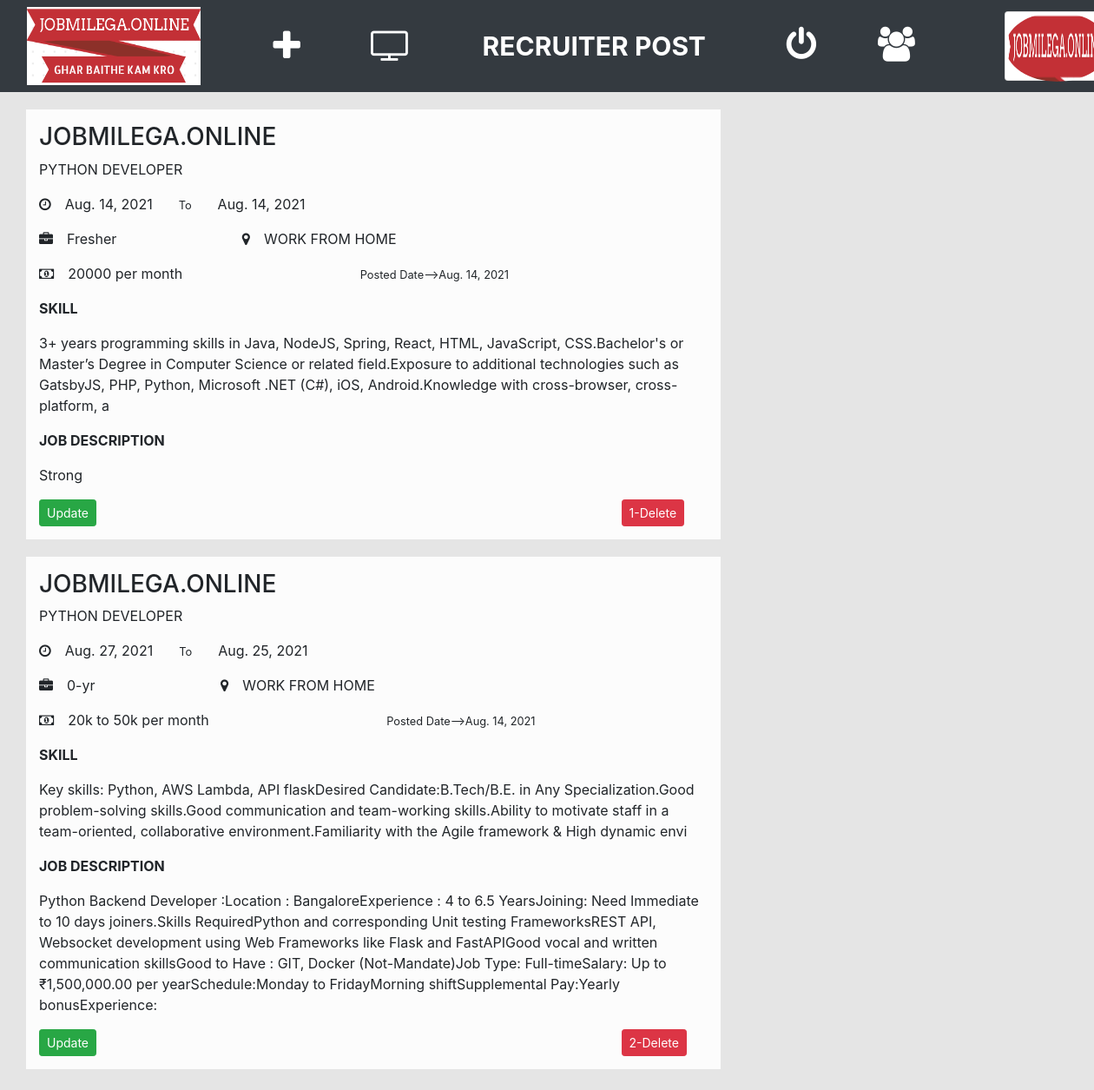
/recruitermainpage (signed in), run on the app's committed database.
### job/models.py (models this page shows, shortened)
class Recruiter(models.Model):
    user = models.ForeignKey(User,on_delete=models.CASCADE)
    mobile = models.CharField(max_length=10,null=True)
    image = models.FileField(null=True)
    gender = models.CharField(max_length=10,null=True)
    company = models.CharField(max_length=50,null=True)
    status = models.CharField(max_length=20,null=True)
    type = models.CharField(max_length=10,null=True)

class Job(models.Model):
    recruiter = models.ForeignKey(Recruiter,on_delete=models.CASCADE,null=True,blank=True)
    start_date = models.DateField()
    end_date = models.DateField()
    salary = models.CharField(max_length=10,null=True)
    permonth = models.CharField(max_length=10)
    title = models.CharField(max_length=100)
    description = models.CharField(max_length=500)
    experience = models.CharField(max_length=10)
    location = models.CharField(max_length=15)
    skill = models.CharField(max_length=300,null=True)
    creationdate = models.DateField()
    company = models.CharField(max_length=50)
    paid = models.CharField(max_length=10,null=True,blank=True)

### job/views.py (the view)
# urls.py: path('recruitermainpage', views.recruitermainpage, name='recruitermainpage'),
def recruitermainpage(request):
    if not request.user.is_authenticated:
        return redirect('login')
    user = request.user
    recruiter = Recruiter.objects.get(user=user)
    data=Job.objects.filter(recruiter=recruiter)
    d={'data': data,'recruiter':recruiter}
    return render(request,'recruitermainpage.html',d)

### job/templates/recruitermainpage.html (shortened to what this page needs)
{% load static %}
<head>
    {% load static %}
  <link rel="stylesheet" href="https://maxcdn.bootstrapcdn.com/bootstrap/4.5.2/css/bootstrap.min.css">
<link rel="stylesheet" href="https://cdnjs.cloudflare.com/ajax/libs/font-awesome/4.7.0/css/font-awesome.min.css">
</head>
<body>
<nav class="navbar navbar-expand-sm bg-dark navbar-dark">
    <div class="col-sm-1 mt-0 " style="padding-right : 20% ">
        <a href="{% url 'latestjobpageforrecruiter'%}"  ><img src="static/images/LOGO.PNG" alt="jobmilega.online" style="width:200px; height:90px"></a>
        </div>
<ul class="navbar-nav">
     <li class="nav-item" style="font-size:40px ; margin-left:30px" >
     <a class="nav-link active" href=" {% url 'addjob'%}" data-toggle="tooltip" data-placement="bottom" title="Add Job"><i class="fa fa-plus"></i></a>
    </li>
      <li class="nav-item" style="margin-left:65px">
              <a class="nav-link active" href=" {% url 'video'%}"data-toggle="tooltip" data-placement="bottom" title="Video"><i class="fa fa-tv mr-0" style="font-size:40px;"></i></a>
    </li>
 </ul>
       <div class="col-sm-3 mt-0 text-center" style="margin-left:50px" >
              <span style="font-weight:bold ; font-size:30px">
                  <span style="color: White">RECRUITER</span>
                  <span style="color: White">POST</span>
              </span>
        </div>
<ul class="navbar-nav">
    <li class="nav-item" style="font-size:40px; margin-left:405px; margin-left:60px;margin-top:10px ">
      <a class="nav-link active" href="{% url 'Logout'%}" data-toggle="tooltip" data-placement="bottom" title="Logout"><i class="fa fa-power-off mr-0 " style="font-size:40px"></i></a>
    </li>
      <li class="nav-item" style="font-size:40px ; margin-left:55px;margin-top:10px">
      <a class="nav-link active" href="{% url 'recruiterstatusbar' %}" data-toggle="tooltip" data-placement="bottom" title="Status of Applied Candidates"><i class="fa fa-users mr-0 " style="font-size:40px; color: white"></i></a>
    </li>
    <div class="card" style="width:120px ; height:80px ; margin-left:95px">
      <img class="card-img-top" style="width:119px; height:80px ; margin-top:0 ;border-radius:50%" src="{{recruiter.image.url}}" alt="Card image">
        <div class="card-body" >
       </div>
    </div>
</ul>
</nav>
</body>
{% for i in data %}
<head>
  </head>
<div class="container" style="width:800px;background-color:rgb(255,255,255,0.9);margin-left: 30px;margin-top: 20px;box-shadow: 0px 0px;  height: auto;padding: 15px;">
                      <h3> {{ i.company}}</h3>
                      <p> {{ i.title}}</p>
                      <p><i class="fa fa-clock-o mr-3 "></i>{{ i.start_date}}<small class="akash" style="margin-left:30px">To</small>{{ i.end_date}}</p>
                      <p><i class="fa fa-briefcase mr-3 "></i>{{ i.experience}} <i class="fa fa-map-marker mr-3 "></i>{{ i.location}}</p>
                      <p> <i class="fa fa-money mr-3 " ></i>{{ i.salary }} {{ i.permonth }} <small class="akash" style="margin-left:200px">Posted Date--></small><small>{{ i.creationdate}}</small></p>
                      <b class="akash">SKILL</b><p>{{ i.skill|linebreaks}} </p>
                      <b class="akash">JOB DESCRIPTION</b><p>{{ i.description|linebreaks}}</p>
                      <a href="{% url 'updatepost' i.id %}" class="btn btn-success btn-sm">Update</a>
                      <a href="{% url 'delete_post' i.id %}" class="btn btn-danger btn-sm" style="margin-left:600px" onclick="return confirm('Are you sure?')"><td>{{ forloop.counter}}</td>-Delete </a>
</div>
{% endfor%}

### job/templates/recruitermainpage.html (style rules this page uses)
.container { cursor: pointer; position: relative; }
body { background-color: rgb(0,0,0,0.1); }

### data on the page
Recruiter: image (picture)
Job: company "JOBMILEGA.ONLINE", title "PYTHON DEVELOPER", start_date "Aug. 14, 2021", end_date "Aug. 14, 2021", experience "Fresher", location "WORK FROM HOME", salary "20000", permonth "per month", creationdate "Aug. 14, 2021", skill "3+ years programming skills in Java, NodeJS, Spring, React, HTML, JavaScript, CSS.Bachelor's or Master’s Degree in Computer Science or related field.Exposure to additional technologies such as GatsbyJS, PHP, Python, Microsoft .NET (C#), iOS, Android.Knowledge with cross-browser, cross-platform, a", description "Strong"
Job: company "JOBMILEGA.ONLINE", title "PYTHON DEVELOPER", start_date "Aug. 27, 2021", end_date "Aug. 25, 2021", experience "0-yr", location "WORK FROM HOME", salary "20k to 50k", permonth "per month", creationdate "Aug. 14, 2021", skill "Key skills: Python, AWS Lambda, API flaskDesired Candidate:B.Tech/B.E. in Any Specialization.Good problem-solving skills.Good communication and team-working skills.Ability to motivate staff in a team-oriented, collaborative environment.Familiarity with the Agile framework & High dynamic envi", description "Python Backend Developer :Location : BangaloreExperience : 4 to 6.5 YearsJoining: Need Immediate to 10 days joiners.Skills RequiredPython and corresponding Unit testing FrameworksREST API, Websocket development using Web Frameworks like Flask and FastAPIGood vocal and written communication skillsGood to Have : GIT, Docker (Not-Mandate)Job Type: Full-timeSalary: Up to ₹1,500,000.00 per yearSchedule:Monday to FridayMorning shiftSupplemental Pay:Yearly bonusExperience:"
